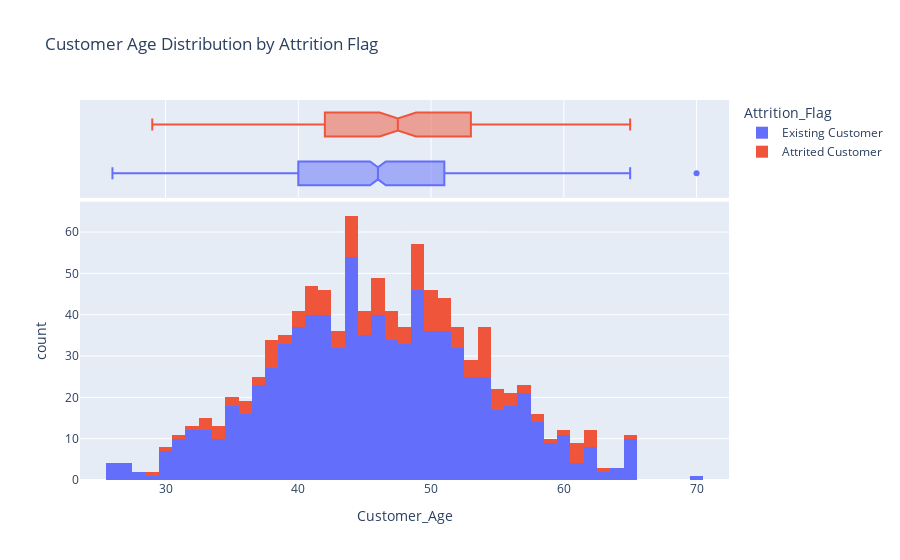

Here is the notebook cell this chart was saved with:
### Markdown cell above
I want to investigate whether younger people are more likely to churn as it is potentially risky to an individual's credit score and young people are more likely to take risks
I will display this in a histogram with a boxplot marginal.

### Code cell
%pip install nbformat
fig = px.histogram(df, x="Customer_Age", color="Attrition_Flag", marginal="box",title="Customer Age Distribution by Attrition Flag")
fig.show()

### Figure 1 — Plotly figure (JSON) as saved in the notebook; plotly's stock layout.template omitted (floating-point values rounded to 4 significant figures; data arrays with more than 128 entries replaced by an {"elided": "..."} marker saying what was removed)
{"data": [{"alignmentgroup": "True", "bingroup": "x", "hovertemplate": "Attrition_Flag=Existing Customer<br>Customer_Age=%{x}<br>count=%{y}<extra></extra>", "legendgroup": "Existing Customer", "marker": {"color": "#636efa", "pattern": {"shape": ""}}, "name": "Existing Customer", "offsetgroup": "Existing Customer", "orientation": "v", "showlegend": true, "type": "histogram", "x": {"elided": "842 int values"}, "xaxis": "x", "yaxis": "y"}, {"alignmentgroup": "True", "hovertemplate": "Attrition_Flag=Existing Customer<br>Customer_Age=%{x}<extra></extra>", "legendgroup": "Existing Customer", "marker": {"color": "#636efa"}, "name": "Existing Customer", "notched": true, "offsetgroup": "Existing Customer", "showlegend": false, "type": "box", "x": {"elided": "842 int values"}, "xaxis": "x2", "yaxis": "y2"}, {"alignmentgroup": "True", "bingroup": "x", "hovertemplate": "Attrition_Flag=Attrited Customer<br>Customer_Age=%{x}<br>count=%{y}<extra></extra>", "legendgroup": "Attrited Customer", "marker": {"color": "#EF553B", "pattern": {"shape": ""}}, "name": "Attrited Customer", "offsetgroup": "Attrited Customer", "orientation": "v", "showlegend": true, "type": "histogram", "x": {"elided": "158 int values"}, "xaxis": "x", "yaxis": "y"}, {"alignmentgroup": "True", "hovertemplate": "Attrition_Flag=Attrited Customer<br>Customer_Age=%{x}<extra></extra>", "legendgroup": "Attrited Customer", "marker": {"color": "#EF553B"}, "name": "Attrited Customer", "notched": true, "offsetgroup": "Attrited Customer", "showlegend": false, "type": "box", "x": {"elided": "158 int values"}, "xaxis": "x2", "yaxis": "y2"}], "layout": {"barmode": "relative", "legend": {"title": {"text": "Attrition_Flag"}, "tracegroupgap": 0}, "title": {"text": "Customer Age Distribution by Attrition Flag"}, "xaxis": {"anchor": "y", "domain": [0, 1], "title": {"text": "Customer_Age"}}, "xaxis2": {"anchor": "y2", "domain": [0, 1], "matches": "x", "showgrid": true, "showticklabels": false}, "yaxis": {"anchor": "x", "domain": [0, 0.7326], "title": {"text": "count"}}, "yaxis2": {"anchor": "x2", "domain": [0.7426, 1], "matches": "y2", "showgrid": false, "showline": false, "showticklabels": false, "ticks": ""}}}
